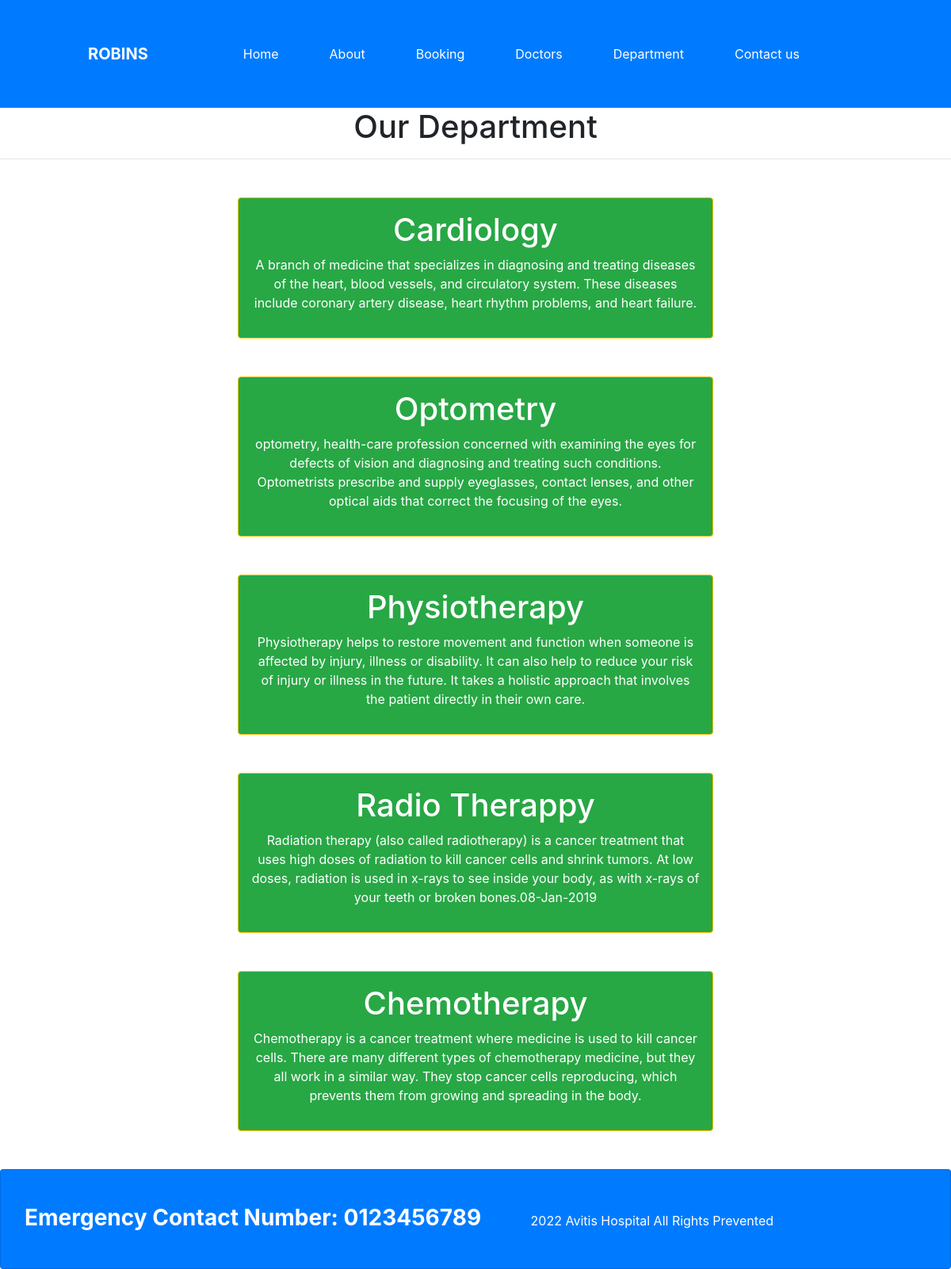
The page /department/ on the database as committed earlier.
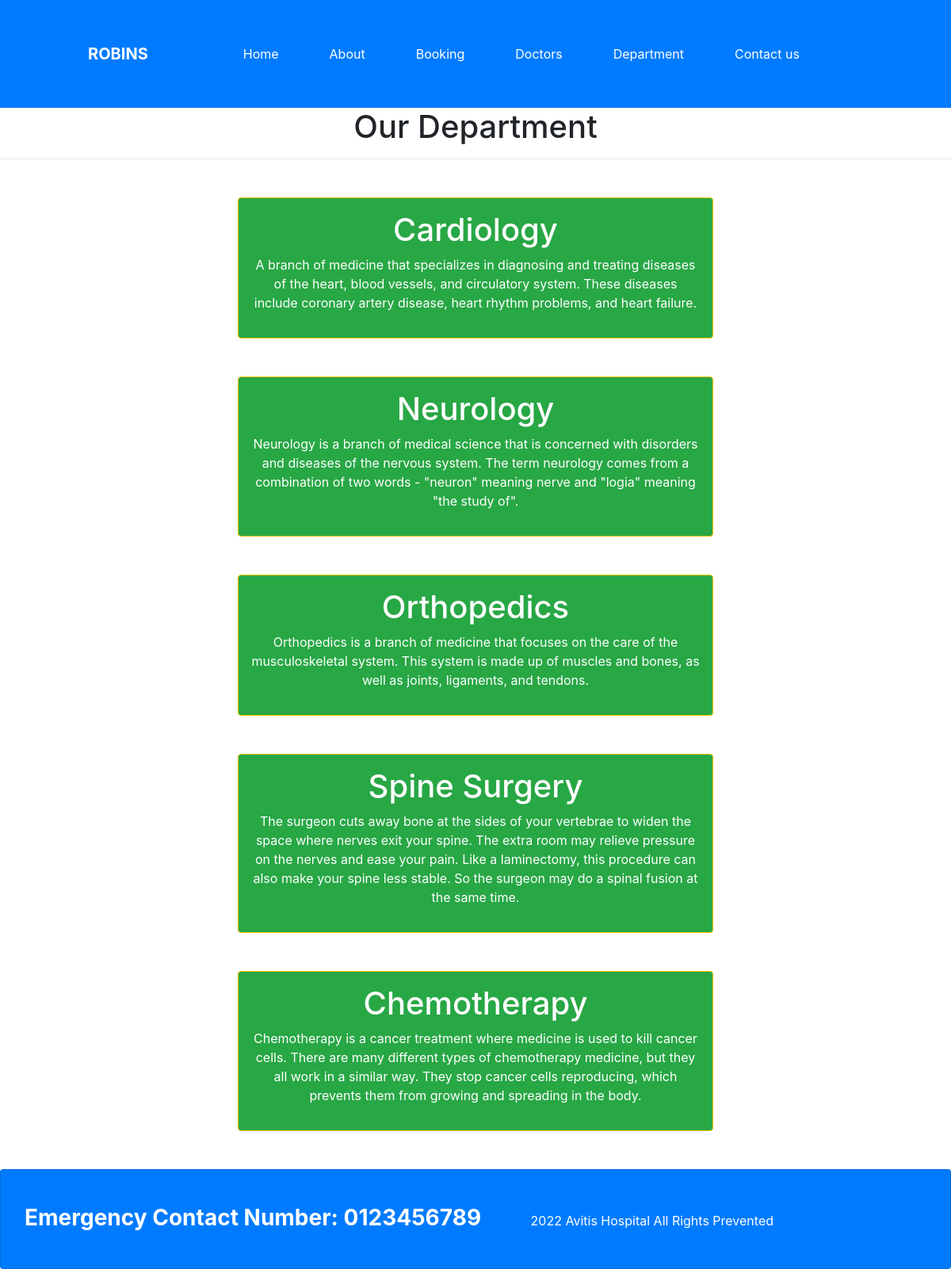
The same page on the database as committed later.
### home/models.py (models this page shows, shortened)
class Departments(models.Model):
    dept_name = models.CharField(max_length=100)
    dept_description = models.TextField(null=True)

### home/views.py (the view)
# urls.py: path("department/", views.department, name="department"),
def department(request):
    dict_dept = {
        'dept' : Departments.objects.all()
    }
    return render(request, "department.html", dict_dept)

### templates/department.html (shortened to what this page needs)
{% extends 'base.html' %}
{% block content %}
<h1 class="text-center">Our Department</h1>
<hr>
{% for d in dept %}
<div class="mx-auto w-50 bg-success text-center text-white p-3 my-5 border border-warning rounded">
    <h1>{{d.dept_name}}</h1>
    <p>{{d.dept_description}}</p>
</div>
{% endfor %}
{% endblock %}

### templates/base.html (shortened to what this page needs)
{% load static %}
<!DOCTYPE html>
<html lang="en">
<head>
    <link rel="stylesheet" href="https://maxcdn.bootstrapcdn.com/bootstrap/4.0.0/css/bootstrap.min.css">
    <link rel="stylesheet" href="{% static '/css/style.css' %}">
</head>
<body>
    <header>
        <nav class="navbar navbar-expand-lg bg-primary p-5">
            <div class="container-fluid">
              <a class="navbar-brand ml-5" style="color:white; font-weight: bold" href="#">ROBINS</a>
              <div class="collapse navbar-collapse" id="navbarNavAltMarkup">
                <ul class="navbar-nav ml-5">
                  <li class="nav-item ml-5">
                    <a class="nav-link active" style="color:white" aria-current="page" href="{% url 'home' %}">Home</a>
                  </li>
                  <li class="nav-item ml-5">
                    <a class="nav-link" style="color:white" href="{% url 'about' %}">About</a>
                  </li>
                  <li class="nav-item ml-5">
                    <a class="nav-link" style="color:white" href="{% url 'booking' %}">Booking</a>
                  </li>
                  <li class="nav-item ml-5">
                    <a class="nav-link" style="color:white" href="{% url 'doctors' %}">Doctors</a>
                  </li>
                  <li class="nav-item ml-5">
                    <a class="nav-link" style="color:white" href="{% url 'department' %}">Department</a>
                  </li>
                  <li class="nav-item ml-5">
                    <a class="nav-link" style="color:white" href="{% url 'contact' %}">Contact us</a>
                  </li>
                </ul>
              </div>
            </div>
          </nav>
    </header>
        {% block content %}
        {% endblock %}
    <div class="card bg-primary" class="navbar-nav mt-5">
        <div class="card-body">
            <div style="display:inline-block; line-height:80px; margin: 0 5px;">
                <h3 style="display:inline-block; line-height:80px; margin: 0 5px;"><a style="color:white; font-weight:bold;" href="#">Emergency Contact Number: 0123456789</a></h3>
                <p style="display:inline-block; line-height:80px; margin: 0 5px;"><a  class="d-none d-sm-none d-md--none d-lg-block ml-5" style="color:white" href="#">2022 Avitis Hospital All Rights Prevented</a></p>
            </div>
        </div>
</body>
</html>

Rows that differ between the two databases and show on the page:
removed Departments: dept_name "Optometry", dept_description "optometry, health-care profession concerned with examining the eyes for defects of vision and diagnosing and treating such conditions. Optometrists prescribe and supply eyeglasses, contact lenses, and other optical aids that correct the focusing of the eyes."
removed Departments: dept_name "Physiotherapy", dept_description "Physiotherapy helps to restore movement and function when someone is affected by injury, illness or disability. It can also help to reduce your risk of injury or illness in the future. It takes a holistic approach that involves the patient directly in their own care."
removed Departments: dept_name "Radio Therappy", dept_description "Radiation therapy (also called radiotherapy) is a cancer treatment that uses high doses of radiation to kill cancer cells and shrink tumors. At low doses, radiation is used in x-rays to see inside your body, as with x-rays of your teeth or broken bones.08-Jan-2019"
added Departments: dept_name "Neurology", dept_description "Neurology is a branch of medical science that is concerned with disorders and diseases of the nervous system. The term neurology comes from a combination of two words - \"neuron\" meaning nerve and \"logia\" meaning \"the study of\"."
added Departments: dept_name "Orthopedics", dept_description "Orthopedics is a branch of medicine that focuses on the care of the musculoskeletal system. This system is made up of muscles and bones, as well as joints, ligaments, and tendons."
added Departments: dept_name "Spine Surgery", dept_description "The surgeon cuts away bone at the sides of your vertebrae to widen the space where nerves exit your spine. The extra room may relieve pressure on the nerves and ease your pain. Like a laminectomy, this procedure can also make your spine less stable. So the surgeon may do a spinal fusion at the same time."
